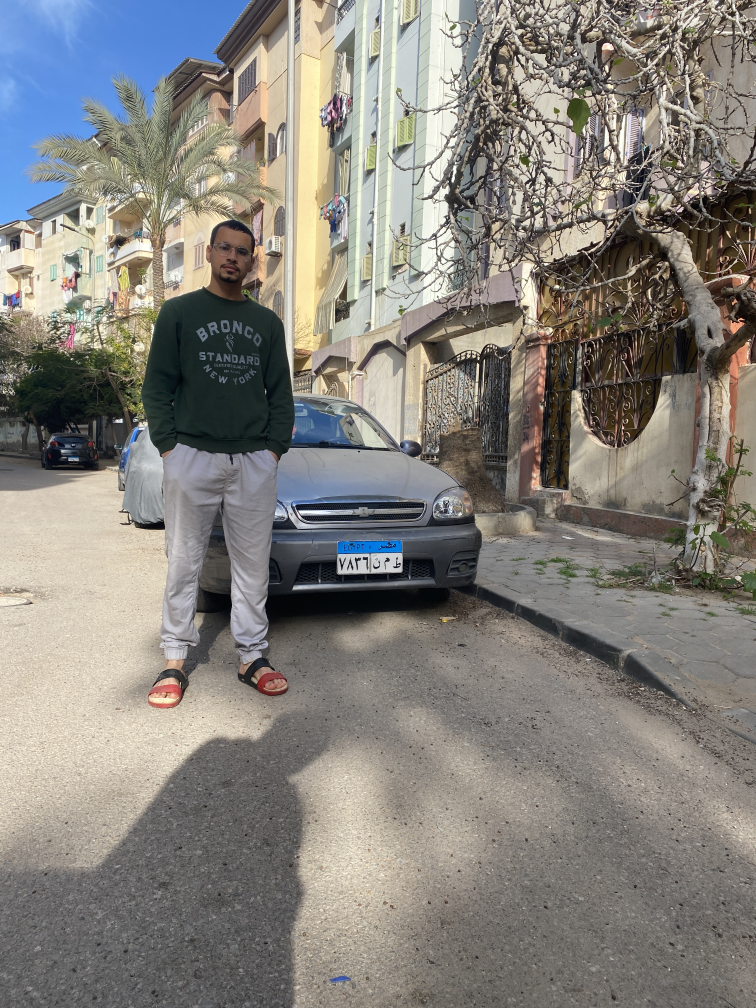
#> input picture 1_.JPG, 3024 x 4032 px, given in place of the camera (shown at 1/4 size)
$ python main.py
#> lines starting #> are read from the running program, lines starting #| are printed output that depends on the picture; after the words box and inside, x2 and y2 are one past the last pixel; in counts of white or black regions, pixels touching at a corner belong together; long printed decimals are rounded
### Nicolai/HSV_filter.py
import sys
import cv2
import numpy as np
import time


def add_HSV_filter(frame, camera):

	# Blurring the frame
    blur = cv2.GaussianBlur(frame,(5,5),0)

    # Converting RGB to HSV
    hsv = cv2.cvtColor(blur, cv2.COLOR_BGR2HSV)

    l_b_r = np.array([60, 110, 50])        # Lower limit for red ball
    u_b_r = np.array([255, 255, 255])       # Upper limit for red ball
    l_b_l = np.array([143, 110, 50])        # Lower limit for red ball
    u_b_l = np.array([255, 255, 255])       # Upper limit for red ball

	#l_b = np.array([140, 106, 0])        # LOWER LIMIT FOR BLUE COLOR!!!
	#u_b = np.array([255, 255, 255])

	# HSV-filter mask
	#mask = cv2.inRange(hsv, l_b_l, u_b_l)

    if(camera == 1):
        mask = cv2.inRange(hsv, l_b_r, u_b_r)
    else:
        mask = cv2.inRange(hsv, l_b_l, u_b_l)


    # Morphological Operation - Opening - Erode followed by Dilate - Remove noise
    mask = cv2.erode(mask, None, iterations=2)
    mask = cv2.dilate(mask, None, iterations=2)

    return mask

### Nicolai/shape_recognition.py
import sys
import cv2
import numpy as np
import time
import imutils

def find_circles(frame, mask):

    contours = cv2.findContours(mask.copy(), cv2.RETR_EXTERNAL, cv2.CHAIN_APPROX_SIMPLE)
    contours = imutils.grab_contours(contours)
    center = None

    # Only proceed if at least one contour was found
    if len(contours) > 0:
        # Find the largest contour in the mask, then use
        # it to compute the minimum enclosing circle and
        # centroid
        c = max(contours, key=cv2.contourArea)
        ((x, y), radius) = cv2.minEnclosingCircle(c)
        M = cv2.moments(c)       #Finds center point
        center = (int(M["m10"] / M["m00"]), int(M["m01"] / M["m00"]))

        # Only proceed if the radius is greater than a minimum value
        if radius > 10:
            # Draw the circle and centroid on the frame,
            # then update the list of tracked points
            cv2.circle(frame, (int(x), int(y)), int(radius),
            	(0, 255, 255), 2)
            cv2.circle(frame, center, 5, (0, 0, 0), -1)


    return center

### Nicolai/triangulation.py
import sys
import cv2
import numpy as np
import time


import sys
import cv2
import numpy as np
import time


def find_depth(circle_right, circle_left, frame_right, frame_left, baseline,f, alpha):

    # CONVERT FOCAL LENGTH f FROM [mm] TO [pixel]:
    height_right, width_right, depth_right = frame_right.shape
    height_left, width_left, depth_left = frame_left.shape

    if width_right == width_left:
        f_pixel = (width_right * 0.5) / np.tan(alpha * 0.5 * np.pi/180)

    else:
        print('Left and right camera frames do not have the same pixel width')

    x_right = circle_right[0]
    x_left = circle_left[0]

    # CALCULATE THE DISPARITY:
    disparity = x_left-x_right      #Displacement between left and right frames [pixels]

    # CALCULATE DEPTH z:
    zDepth = (baseline*f_pixel)/disparity             #Depth in [cm]

    return abs(zDepth)

### Nicolai/main.py
import sys
import cv2
import numpy as np
import time
import imutils
from matplotlib import pyplot as plt

# Functions
import HSV_filter as hsv
import shape_recognition as shape
import triangulation as tri
#import calibration as calib


# Open both cameras
cap_right = cv2.VideoCapture(1, cv2.CAP_DSHOW)
cap_left =  cv2.VideoCapture(2, cv2.CAP_DSHOW)


frame_rate = 30    #Camera frame rate (maximum at 120 fps)

B = 20               #Distance between the cameras [cm]
f = 30               #Camera lense's focal length [mm]
alpha = 60       #Camera field of view in the horisontal plane [degrees]


#Initial values
count = -1


while(True):
    count += 1

    ret_right, frame_right = cap_right.read()
#> frame_right is the input picture: shape (4032, 3024, 3); mean B, G, R 124.6, 130.4, 133.5
    ret_left, frame_left = cap_left.read()

################## CALIBRATION #########################################################

    #frame_right, frame_left = calib.undistorted(frame_right, frame_left)

########################################################################################

    # If cannot catch any frame, break
    if ret_right==False or ret_left==False:
        break

    else:
        # APPLYING HSV-FILTER:
        mask_right = hsv.add_HSV_filter(frame_right, 1)
#> in add_HSV_filter, `mask = cv2.inRange(hsv, l_b_r, u_b_r)`:
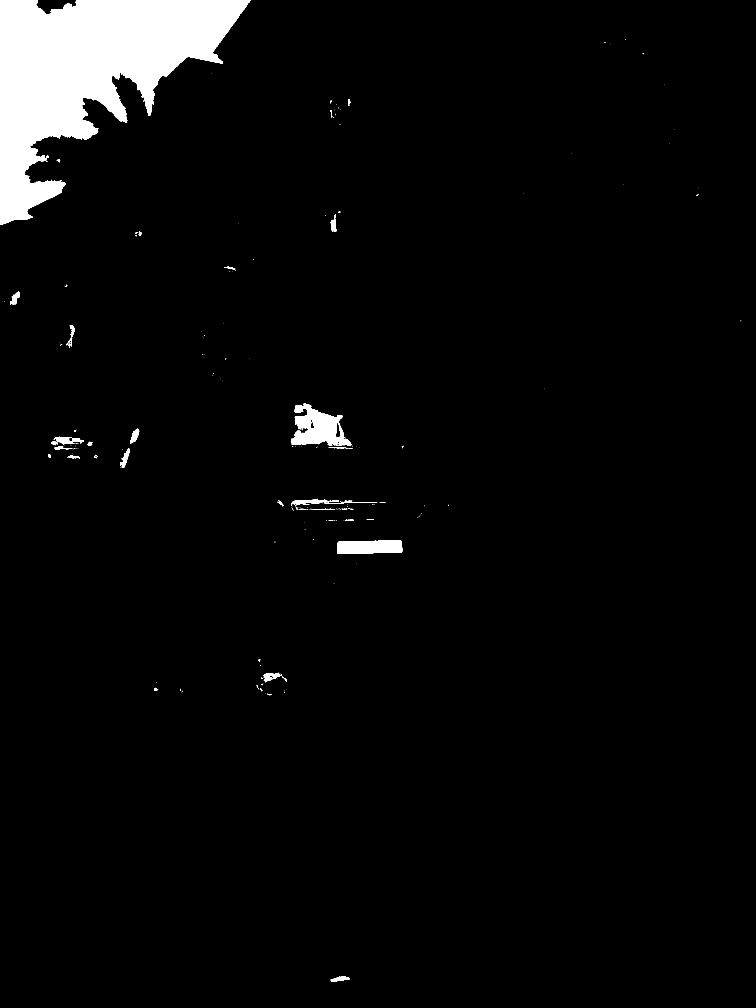
#> mask: shape (4032, 3024) (shown at 1/4 size); 3.9% white; 260 white regions (208 under 20 px), largest, box (x1, y1, x2, y2) and area: (0, 0, 1004, 897) 422728, (1163, 1615, 1407, 1781) 22237, (1350, 2161, 1609, 2216) 12674
#> in add_HSV_filter, `mask = cv2.erode(mask, None, iterations=2)`:
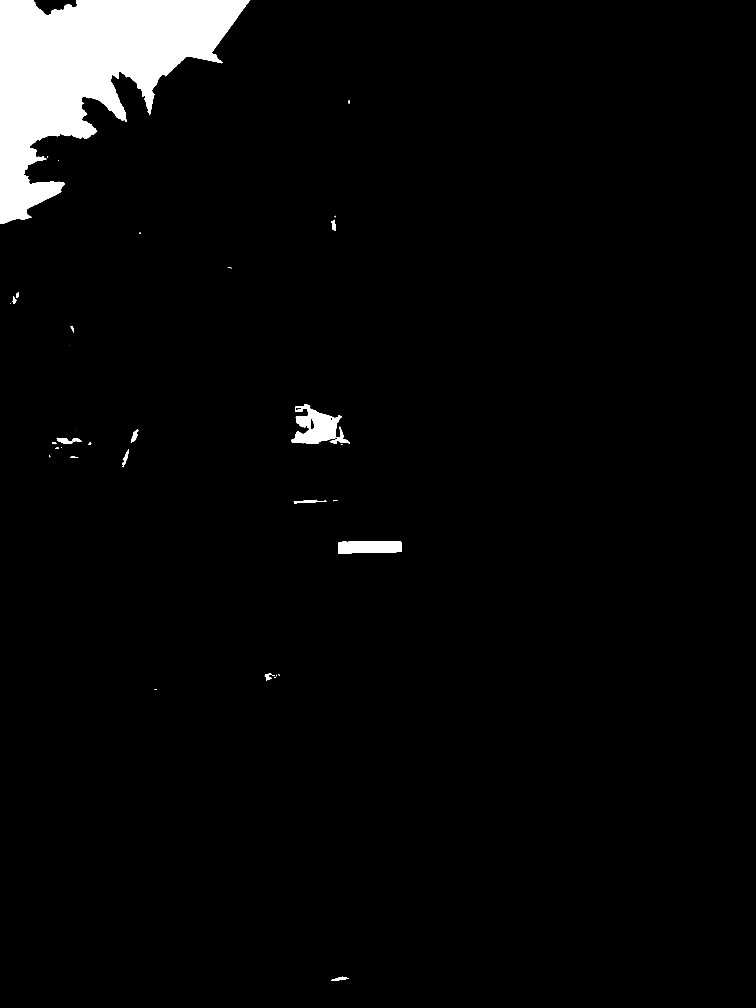
#> mask: shape (4032, 3024) (shown at 1/4 size); 3.7% white; 36 white regions (11 under 20 px), largest, box (x1, y1, x2, y2) and area: (0, 0, 1001, 895) 413907, (1166, 1617, 1400, 1774) 18368, (1352, 2164, 1607, 2214) 11383
#> in add_HSV_filter, `mask = cv2.dilate(mask, None, iterations=2)`:
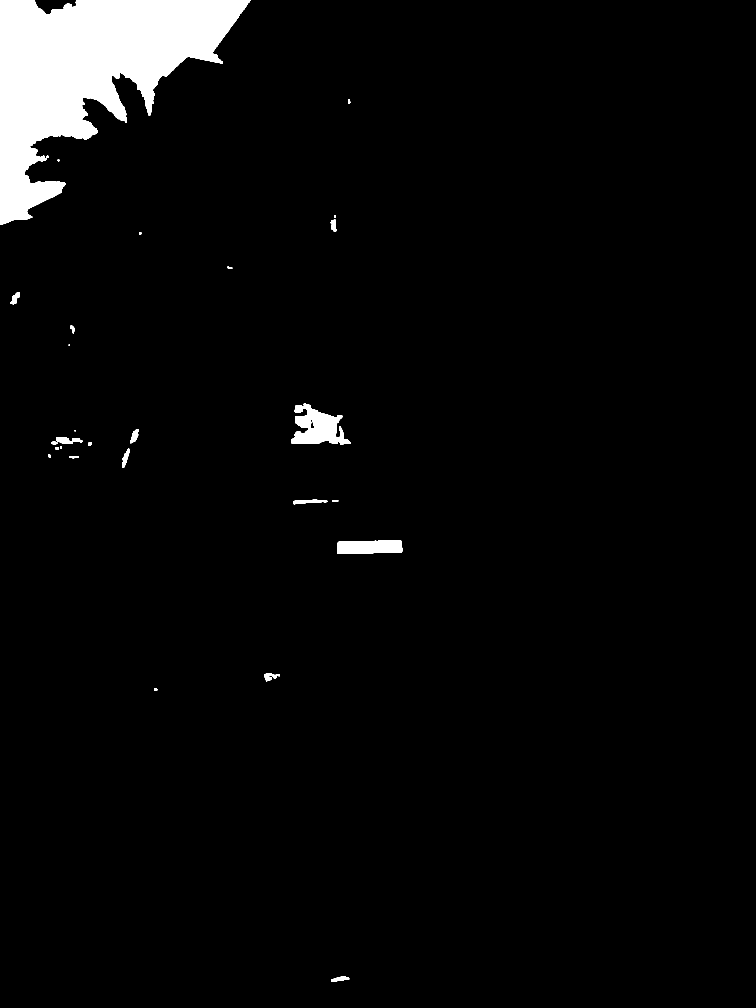
#> mask: shape (4032, 3024) (shown at 1/4 size); 3.8% white; 29 white regions, largest, box (x1, y1, x2, y2) and area: (0, 0, 1003, 897) 422069, (1164, 1615, 1402, 1779) 21572, (1350, 2162, 1609, 2216) 12659
        mask_left = hsv.add_HSV_filter(frame_left, 0)
#> call 2 of add_HSV_filter, with camera = 0
#> in add_HSV_filter (call 2), `mask = cv2.inRange(hsv, l_b_l, u_b_l)`:
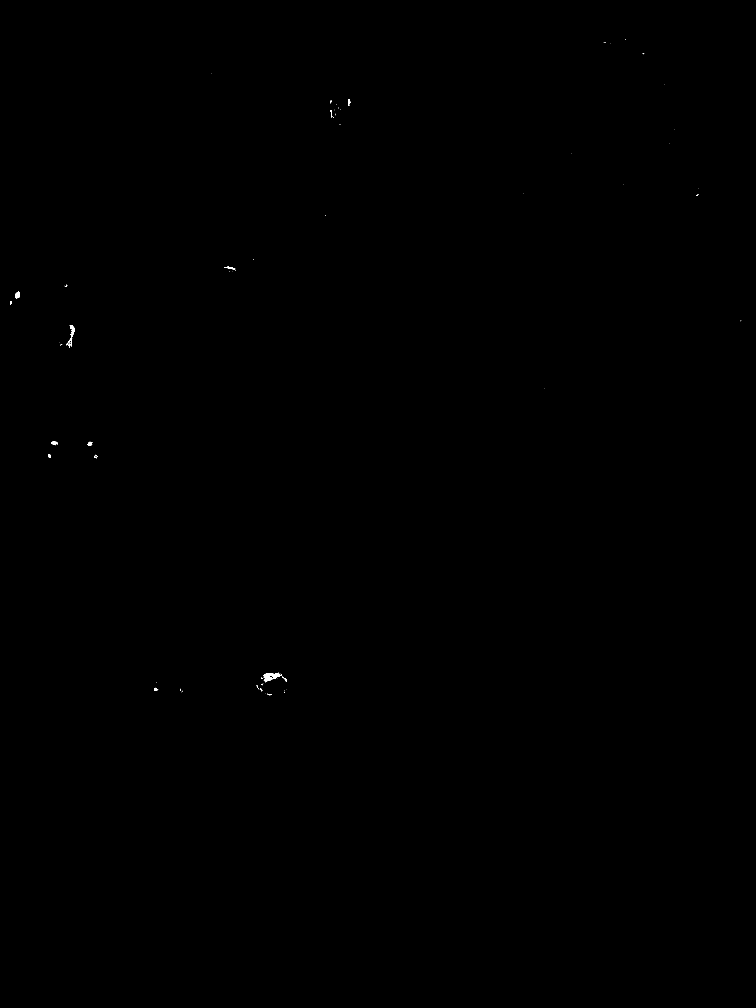
#> mask: shape (4032, 3024) (shown at 1/4 size); 0.03% white; 80 white regions (61 under 20 px), largest, box (x1, y1, x2, y2) and area: (1053, 2691, 1128, 2729) 1221, (272, 1301, 298, 1391) 604, (62, 1167, 78, 1194) 323

        # Result-frames after applying HSV-filter mask
        res_right = cv2.bitwise_and(frame_right, frame_right, mask=mask_right)
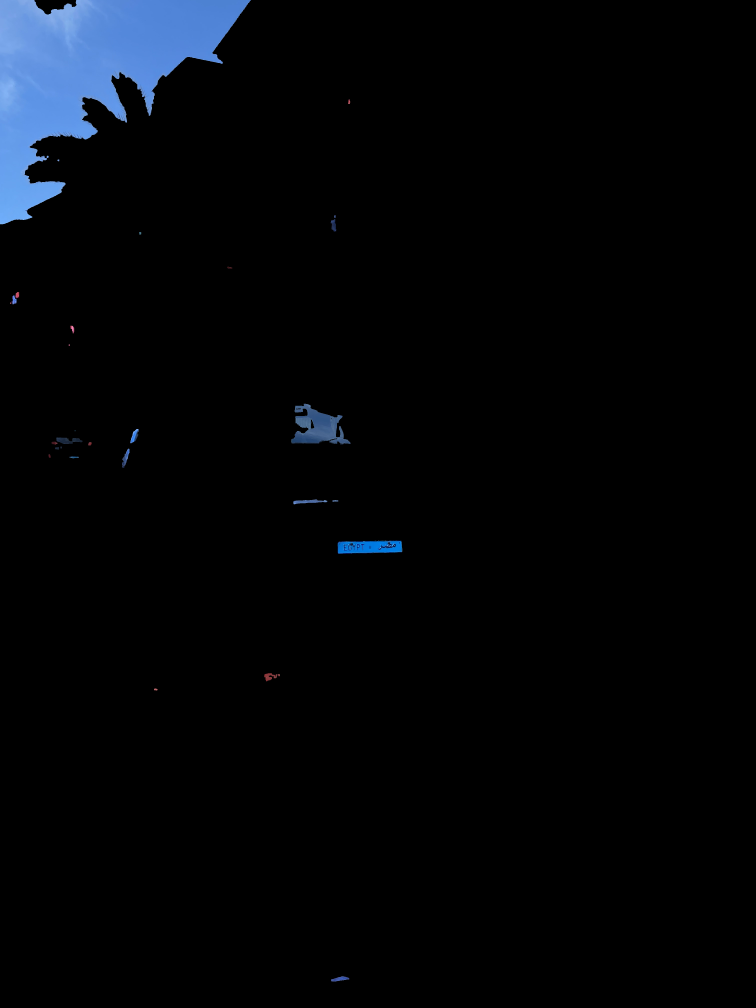
#> res_right: shape (4032, 3024, 3) (shown at 1/4 size); mean B, G, R 8.4, 5.5, 3.5
        res_left = cv2.bitwise_and(frame_left, frame_left, mask=mask_left)

        # APPLYING SHAPE RECOGNITION:
        circles_right = shape.find_circles(frame_right, mask_right)
#> in find_circles, `contours = cv2.findContours(mask.copy(), cv2.RETR_EXTERNAL, cv2.CHAIN_..`: contours = 29 contours, 2 with area under 20; largest, box (x1, y1, x2, y2) and area: (0, 0, 1003, 897) 419705, (1164, 1615, 1402, 1779) 21354, (1350, 2162, 1609, 2216) 12360, (225, 1749, 330, 1776) 1634, (1173, 1997, 1309, 2017) 1266
#> in find_circles, `c = max(contours, key=cv2.contourArea)`: c = contour of 1476 points, box (x1, y1, x2, y2) (0, 0, 1003, 897), area 419705
#> in find_circles, `((x, y), radius) = cv2.minEnclosingCircle(c)`: x = 501; y = 448; radius = 672.1
#> in find_circles, `M = cv2.moments(c)`: M = moments, m00 419705, centre m10/m00, m01/m00 = (348.7, 285.9)
#> in find_circles, `center = (int(M["m10"] / M["m00"]), int(M["m01"] / M["m00"]))`: center = (348, 285)
#> circles_right = (348, 285)
        circles_left  = shape.find_circles(frame_left, mask_left)
#> in find_circles (call 2), `contours = cv2.findContours(mask.copy(), cv2.RETR_EXTERNAL, cv2.CHAIN_..`: contours = 12 contours, 1 with area under 20; largest, box (x1, y1, x2, y2) and area: (1057, 2693, 1109, 2725) 816, (62, 1168, 77, 1193) 281, (281, 1303, 297, 1333) 252, (206, 1767, 230, 1779) 186, (352, 1768, 367, 1782) 152
#> circles_left = (1077, 2706)

        # Hough Transforms can be used aswell or some neural network to do object detection


        ################## CALCULATING BALL DEPTH #########################################################

        # If no ball can be caught in one camera show text "TRACKING LOST"
        if np.all(circles_right) == None or np.all(circles_left) == None:
            cv2.putText(frame_right, "TRACKING LOST", (75,50), cv2.FONT_HERSHEY_SIMPLEX, 0.7, (0,0,255),2)
            cv2.putText(frame_left, "TRACKING LOST", (75,50), cv2.FONT_HERSHEY_SIMPLEX, 0.7, (0,0,255),2)

        else:
            # Function to calculate depth of object. Outputs vector of all depths in case of several balls.
            # All formulas used to find depth is in video presentaion
            depth = tri.find_depth(circles_right, circles_left, frame_right, frame_left, B, f, alpha)
#> in find_depth, `x_right = circle_right[0]`: x_right = 348
#> in find_depth, `x_left = circle_left[0]`: x_left = 1077
#> in find_depth, `disparity = x_left-x_right`: disparity = 729
#> in find_depth, `zDepth = (baseline*f_pixel)/disparity`: zDepth = 71.85
#> depth = 71.85

            cv2.putText(frame_right, "TRACKING", (75,50), cv2.FONT_HERSHEY_SIMPLEX, 0.7, (124,252,0),2)
            cv2.putText(frame_left, "TRACKING", (75,50), cv2.FONT_HERSHEY_SIMPLEX, 0.7, (124,252,0),2)
            cv2.putText(frame_right, "Distance: " + str(round(depth,3)), (200,50), cv2.FONT_HERSHEY_SIMPLEX, 0.7, (124,252,0),2)
            cv2.putText(frame_left, "Distance: " + str(round(depth,3)), (200,50), cv2.FONT_HERSHEY_SIMPLEX, 0.7, (124,252,0),2)
            # Multiply computer value with 205.8 to get real-life depth in [cm]. The factor was found manually.
            print("Depth: ", depth)
#| Depth:  71.848


        # Show the frames
        cv2.imshow("frame right", frame_right)
        cv2.imshow("frame left", frame_left)
        cv2.imshow("mask right", mask_right)
        cv2.imshow("mask left", mask_left)


        # Hit "q" to close the window
        if cv2.waitKey(1) & 0xFF == ord('q'):
#> (key q is pressed here)
            break


# Release and destroy all windows before termination
cap_right.release()
cap_left.release()

cv2.destroyAllWindows()

$ run again, on 2_.JPG
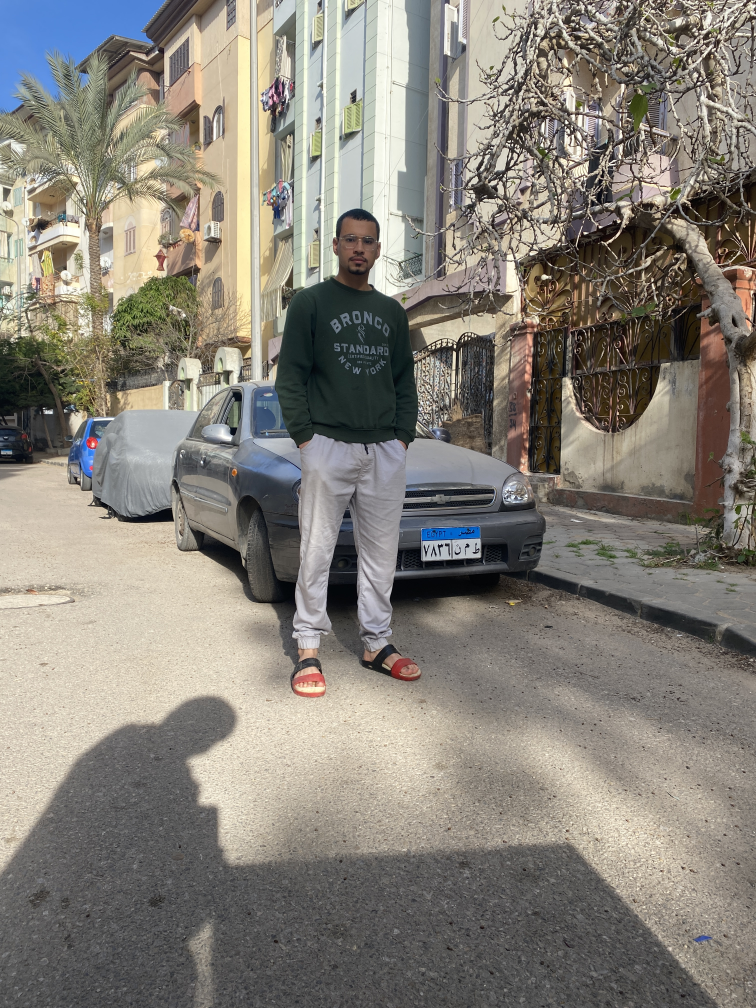
#> input picture 2_.JPG, 3024 x 4032 px, given in place of the camera (shown at 1/4 size)
#> frame_right is the input picture: shape (4032, 3024, 3); mean B, G, R 121, 129.5, 134.2
#> hsv: shape (4032, 3024, 3); mean H, S, V 39.8, 39.6, 137.9
#> in add_HSV_filter, `mask = cv2.inRange(hsv, l_b_r, u_b_r)`:
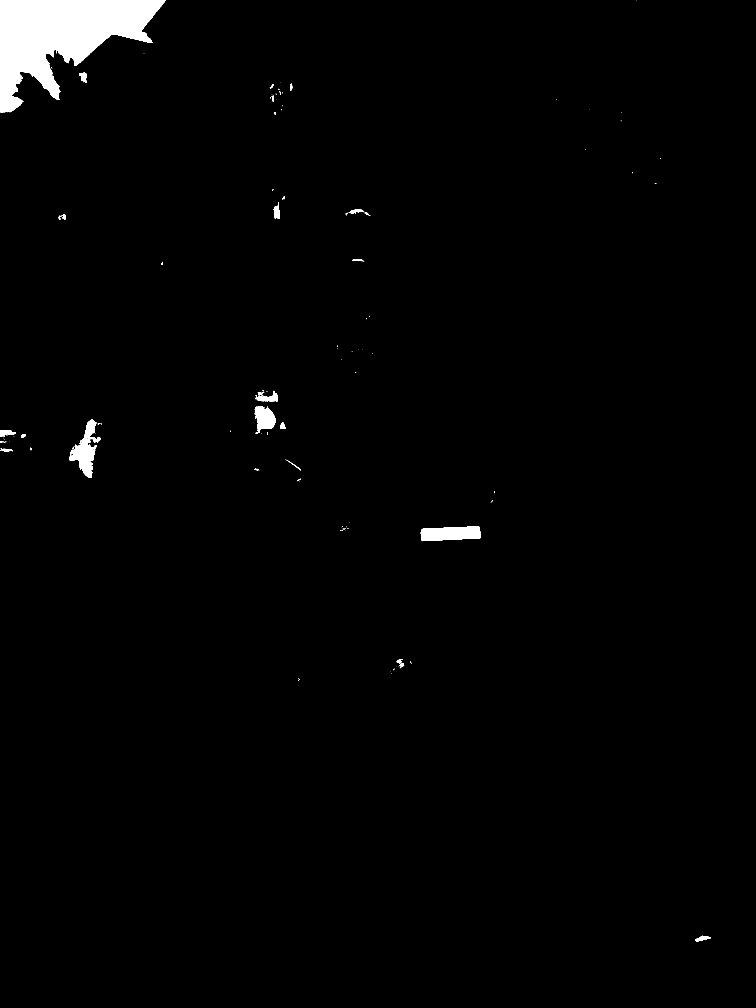
#> mask: shape (4032, 3024) (shown at 1/4 size); 1.6% white; 141 white regions (102 under 20 px), largest, box (x1, y1, x2, y2) and area: (0, 0, 663, 451) 151845, (1685, 2106, 1922, 2165) 11395, (278, 1678, 391, 1912) 10985
#> in add_HSV_filter, `mask = cv2.erode(mask, None, iterations=2)`:
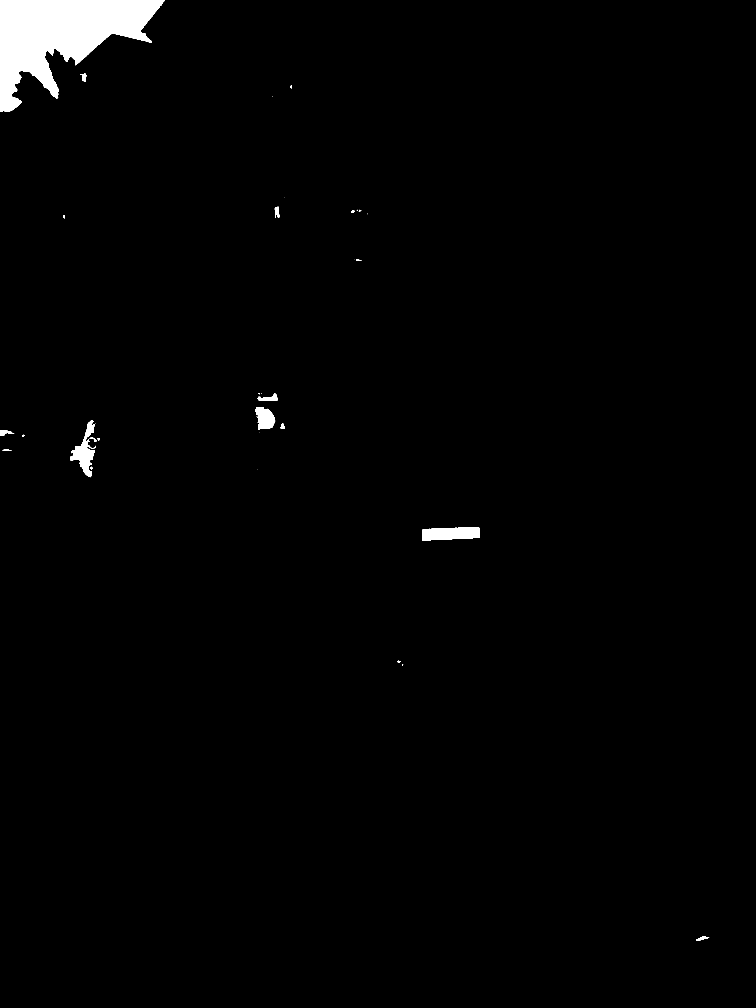
#> mask: shape (4032, 3024) (shown at 1/4 size); 1.4% white; 34 white regions (13 under 20 px), largest, box (x1, y1, x2, y2) and area: (0, 0, 659, 448) 147636, (1688, 2108, 1920, 2162) 10215, (280, 1681, 384, 1909) 8339
#> contours = 30 contours, 4 with area under 20; largest, box (x1, y1, x2, y2) and area: (0, 0, 661, 450) 150316, (1686, 2106, 1922, 2164) 11110, (278, 1679, 389, 1911) 10331, (1020, 1627, 1103, 1722) 5551, (1027, 1573, 1111, 1605) 1552
#> c = contour of 691 points, box (x1, y1, x2, y2) (0, 0, 661, 450), area 150316
#> x = 330; y = 223.5; radius = 398.6
#> M = moments, m00 150316.5, centre m10/m00, m01/m00 = (243.6, 142.5)
#> center = (243, 142)
#> contours = 10 contours, 1 with area under 20; largest, box (x1, y1, x2, y2) and area: (345, 1748, 389, 1776) 486, (349, 1780, 386, 1796) 287, (359, 1865, 371, 1880) 133, (1422, 1037, 1449, 1044) 132, (86, 1737, 100, 1750) 128
#> circles_left = (365, 1759)
#> x_right = 243
#> x_left = 365
#> disparity = 122
#> zDepth = 429.3
#| Depth:  429.321
